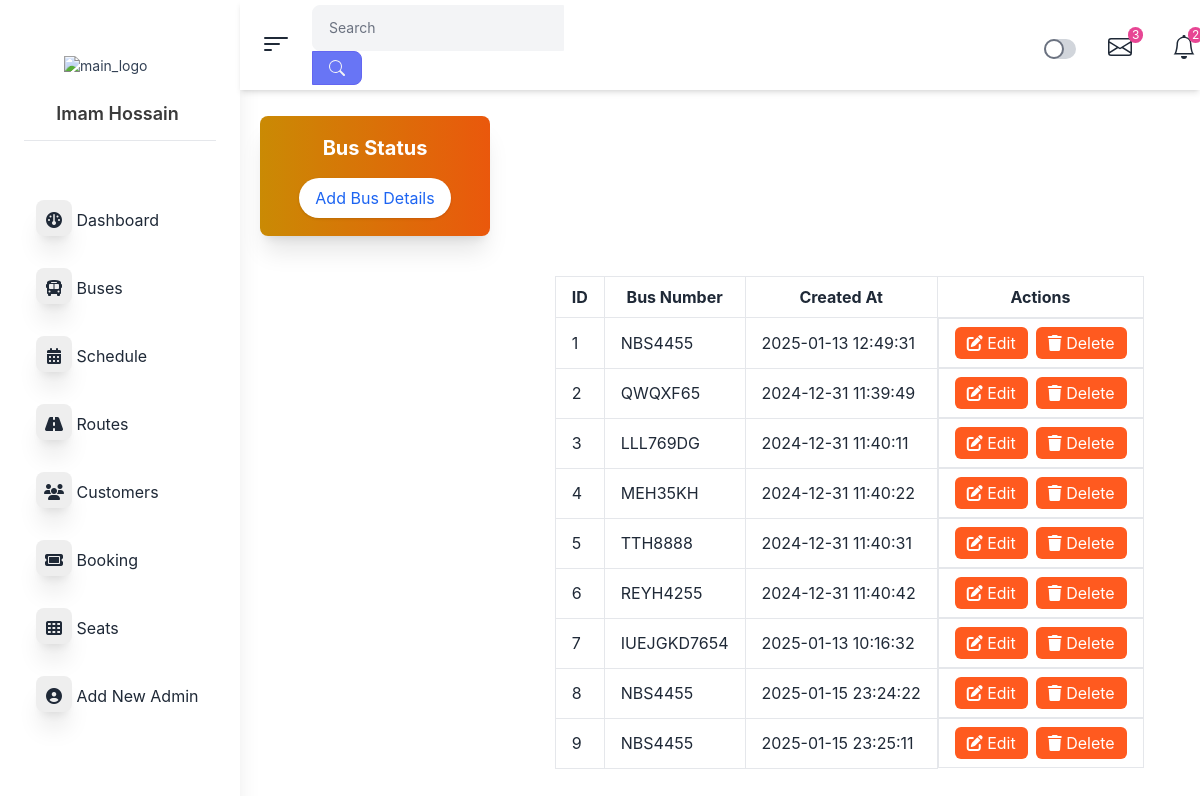
The app's page /AdminPanle/dashboard.php?pages=buses, older data.
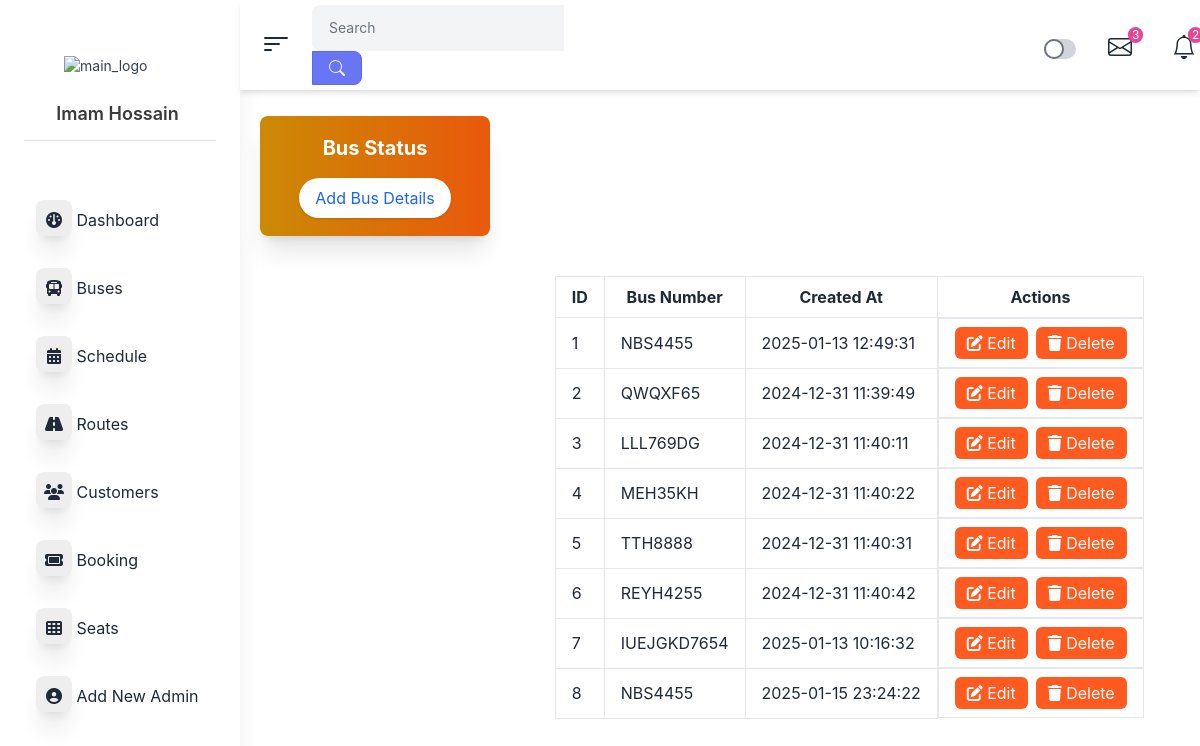
The same page, newer data.
### tables this page shows
CREATE TABLE `buses` (
  `id` int(100) NOT NULL,
  `bus_no` varchar(255) DEFAULT NULL,
  `bus_assigned` tinyint(1) NOT NULL,
  `bus_create` datetime NOT NULL DEFAULT current_timestamp()
);

### AdminPanle/pages/buses.php (the view, shortened to what this page needs)
<?php
$conn = mysqli_connect("localhost", "root", "", "shohoz_bus");
$sql = "SELECT * FROM buses";
$result = $conn->query($sql);
?>
<!DOCTYPE html>
<html lang="en">
<head>
    <link href="https://cdn.jsdelivr.net/npm/daisyui@4.12.14/dist/full.min.css" rel="stylesheet" type="text/css" />
    <link href="https://cdn.jsdelivr.net/npm/flowbite@2.5.2/dist/flowbite.min.css" rel="stylesheet" />
    <script src="https://cdn.tailwindcss.com"></script>
</head>
<body>
<section id="content" class="w-full">
    <div class="">
        <div class="bg-gradient-to-r from-yellow-600 to-orange-600 w-[230px] h-[120px] shadow-xl rounded-lg flex flex-col items-center justify-center p-4 text-white">
            <h2 class="text-xl font-bold mb-2">Bus Status</h2>
            <button id="openModalBtn" class="mt-2 px-4 py-2 bg-white text-blue-600 rounded-full shadow hover:bg-gray-100">
                Add Bus Details
            </button>
        </div>
        <div class="overflow-x-auto mt-10 ml-[50%] w-full mb-6">
            <table class="min-w-full table-auto border-collapse">
                <thead>
                    <tr>
                        <th class="px-4 py-2 border">ID</th>
                        <th class="px-4 py-2 border">Bus Number</th>
                        <th class="px-4 py-2 border">Created At</th>
                        <th class="px-4 py-2 border">Actions</th>
                    </tr>
                </thead>
                <tbody>
                <?php
                    if ($result->num_rows > 0) {
                        $count = 1;
                        while ($row = $result->fetch_assoc()) {
                            echo "
                                <tr>
                                    <td class='px-4 py-2 border'>{$count}</td>
                                    <td class='px-4 py-2 border'>{$row['bus_no']}</td>
                                    <td class='px-4 py-2 border'>{$row['bus_create']}</td>
                                    <td class='px-4 flex gap-2 py-2 border text-center'>
                                        <a href='#'
                                        class='text-white rounded-md px-3 py-1 bg-orange-500 edit-button'
                                        data-id='{$row['id']}'
                                        data-bus-no='{$row['bus_no']}'>
                                        <i class='fas fa-edit'></i> Edit
                                        </a>
                                        <a href='dashboard.php?pages=buses&deleteId={$row['id']}' data-tip='Delete Routes'
                                        class='text-white rounded-md px-3 py-1 bg-orange-500'
                                        onclick='return confirm(\"Are you sure you want to delete this bus?\");'>
                                        <i class='fas fa-trash'></i> Delete
                                        </a>
                                    </td>
                                </tr>
                            ";
                            $count++;
                        }
                    } else {
                        echo "<tr><td colspan='4' class='text-center py-4'>No Bus Available</td></tr>";
                    }
                    ?>
                </tbody>
            </table>
        </div>
    </div>
</section>
</body>
</html>

Row changes from the older to the newer data that the page shows:
removed buses: bus_no "NBS4455", bus_create "2025-01-15 23:25:11"
